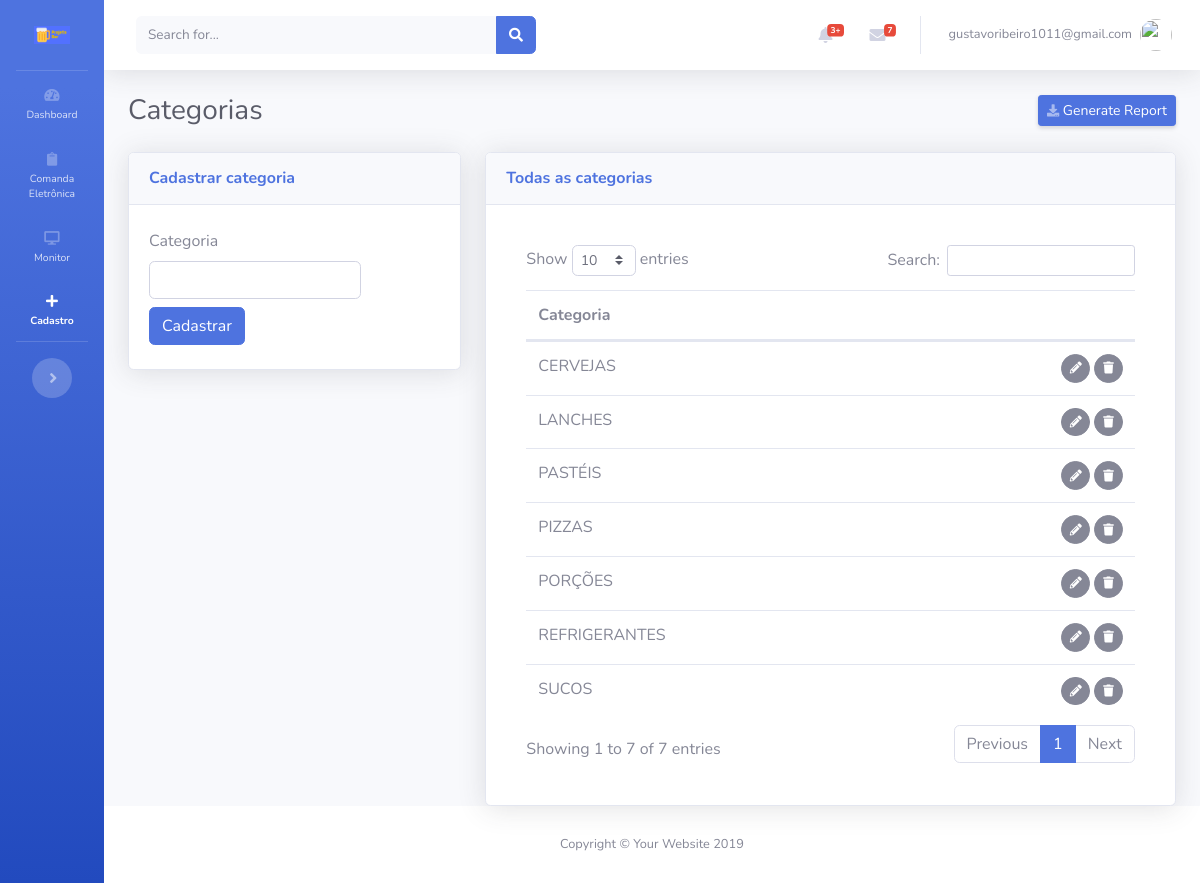
Screenshot of /views/categorias/Cadastrar.php (signed in) with the database file from the repository.
### tables this page shows
CREATE TABLE IF NOT EXISTS `categorias` (
  `id` int(11) NOT NULL AUTO_INCREMENT,
  `categoria` varchar(200) NOT NULL,
  `usuario` int(11) NOT NULL COMMENT 'FK',
  `cadastro` datetime NOT NULL,
  `modificado` datetime NOT NULL,
  PRIMARY KEY (`id`)
);

### views/categorias/templates/FormularioExibir.php (the view, shortened to what this page needs)
<div class="card shadow mb-12">
  <div class="card-header py-3">
    <h6 class="m-0 font-weight-bold text-primary">Todas as categorias</h6>
  </div>
  <div class="card-body">
    <?php
    $sql="SELECT * FROM categorias ORDER BY categoria ASC";
    if ($result=mysqli_query($conecta,$sql))
    {
      ?>
      <div class="card-body">
        <div class="table-responsive">
          <table class="table cell-border table-hover" id="dataTable" width="100%" cellspacing="0">
            <thead>
              <tr>
                <th colspan="2">Categoria</th>
              </tr>
            </thead>
            <tfoot>
              <tbody>
                <?php
                while ($row=mysqli_fetch_assoc($result))
                {
                 ?>
                 <tr>
                  <td>
                    <?php echo $row['categoria'];?>
                  </td>
                  <td align="right">
                    <span id="acoes">
                      <button class="btn btn-secondary btn-circle btn-sm botaoEditarCategoriaTransicao" idcategoria="<?=$row['id']?>">
                        <i class="fas fa-pencil-alt"></i></button>
                        <button class="btn btn-secondary btn-circle btn-sm botaoVerificaProdutosVinculados"  idcategoria="<?=$row['id']?>"> <i class="fas fa-trash"></i>
                        </span>
                      </td>
                    </tr>
                    <?php
                  }
                  ?>
                </tbody>
              </table>
            </div>
          </div>
          <?php
        }
        ?>
      </div>
    </div>

### rows the page displays
categorias: categoria "CERVEJAS"
categorias: categoria "LANCHES"
categorias: categoria "PASTÉIS"
categorias: categoria "PIZZAS"
categorias: categoria "PORÇÕES"
categorias: categoria "REFRIGERANTES"
categorias: categoria "SUCOS"

### other values shown
$_SESSION['login'.$app_token] "gustavoribeiro1011@gmail.com"
$app_page_name "Categorias"
